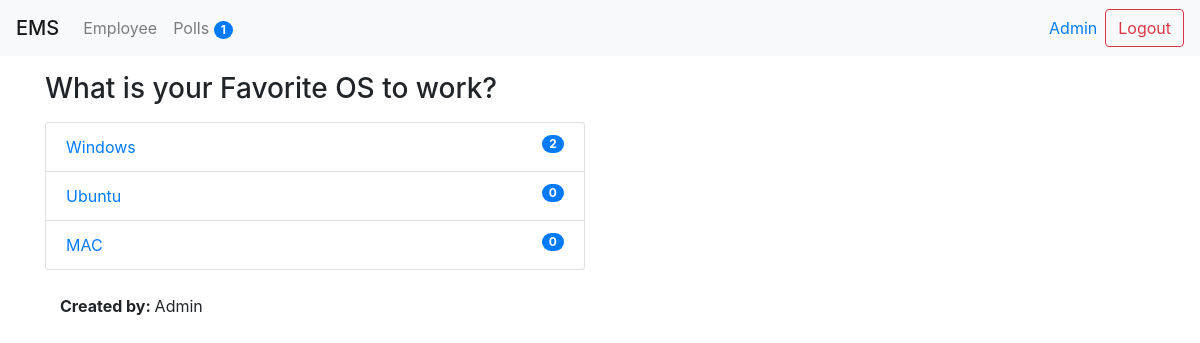
Page /poll/1/details/ (signed in) on the committed database.
### poll/models.py (models this page shows, shortened)
class Question(models.Model):
    title = models.TextField(null=True, blank=True)
    status = models.CharField(default='inactive', max_length=10)
    created_by = models.ForeignKey(User, null=True, blank=True, on_delete=models.CASCADE)
    start_date = models.DateTimeField(null=True, blank=True)
    end_date = models.DateTimeField(null=True, blank=True)
    created_at = models.DateTimeField(auto_now_add=True)
    updated_at = models.DateTimeField(auto_now=True)
    @property
    def choices(self):
        return self.choice_set.all()

class Choice(models.Model):
    question = models.ForeignKey('poll.Question', on_delete=models.CASCADE)
    text = models.TextField(null=True, blank=True)
    created_at = models.DateTimeField(auto_now_add=True)
    updated_at = models.DateTimeField(auto_now=True)
    @property
    def votes(self):
        return self.answer_set.count()

### poll/views.py (the view)
# urls.py: path('<int:id>/details/', employee_details, name="employee_details"),
@login_required(login_url="/login/")
def details(request, id=None):
    context = {}
    try:
        question = Question.objects.get(id=id)
    except:
        raise Http404
    context['question'] = question
    return render(request, 'polls/details.html', context)

### poll/context_processors.py (called while the page is built)
def polls_count(request):
    count = Question.objects.count()
    print("Polls count - ", count)
    return {"polls_count": count}

### ems/templates/polls/details.html
{% extends 'base.html' %}
{% block content %}
    <p>
        <h3>{{question.title}}</h3>
    </p>
    <div class="list-group col-md-6">
    {% for choice in question.choices %}
        <a class="list-group-item" href="{% url 'poll_vote' question.id %}">
            <span class="badge badge-pill badge-primary float-right">{{choice.votes}}</span>
            {{choice.text}}
        </a>
        {% empty %}
        <div class="list-group-item">There is no chice available for this question.</div>
        {% endfor %}
    </div>
    <br>
    <div class="col-md-12"><b>Created by: </b> {{question.created_by.first_name}}</div>
{% endblock content %}

### ems/templates/base.html (shortened to what this page needs)
{% load static %}
<html>
    <head>
        <link rel="stylesheet" href="https://maxcdn.bootstrapcdn.com/bootstrap/4.0.0/css/bootstrap.min.css">
        <link rel="stylesheet" href="{% static 'css/custom.css' %}">
    </head>
    <body>
        {% include 'header.html'  %}
        <div class="container">
            {% block content %}
            {% endblock content %}
        </div>
    </body>
</html>

### ems/templates/header.html (shortened to what this page needs)
{% load poll_extras %}
<div class="navbar navbar-expand-lg navbar-light bg-light">
    <span class="navbar-brand mb-0 h1">EMS</span>
    <div class="collapse navbar-collapse" id="navbarNav">
        <ul class="navbar-nav">
            <li class="nav-item">
                <a class="nav-link" href="{% url 'employee_list' %}">
                    {{"employee" | capfirst}}
                </a>
            </li>
            <li class="nav-item">
                <a class="nav-link" href="{% url 'polls_list' %}">
                    {{"Polls" | capfirst}}
                    <span class="badge badge-primary badge-pill ">{{polls_count}}</span>
                </a>
            </li>
        </ul>
    </div>
    <form class="form-inline my-2 my-lg-0" method="POST" action="{% url 'user_logout' %}">
        <a href="{% url 'my_profile' %}">
            <span class="mr-sm-2">{{request.user.first_name}}</spans>
        </a>
        <input type="submit" class="btn btn-outline-danger my-2 my-sm-0" value="Logout">
    </form>
</div>

### rows in the picture
Question: title "What is your Favorite OS to work?", created_by.first_name "Admin"
Choice: votes "2", text "Windows"
Choice: votes "0", text "Ubuntu"
Choice: votes "0", text "MAC"

### other values in the picture
{{ "employee" | capfirst }} "Employee"
{{ "Polls" | capfirst }} "Polls"
{{ polls_count }} "1"
{{ request.user.first_name }} "Admin"
